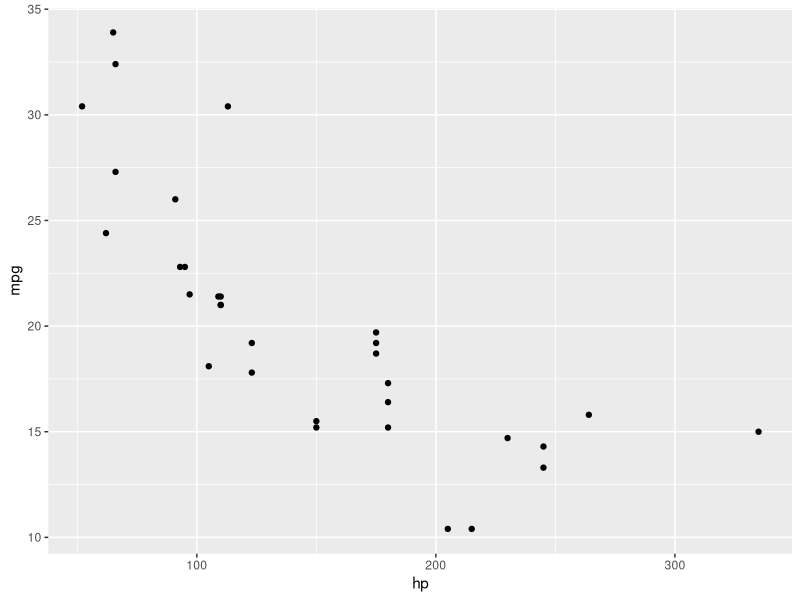
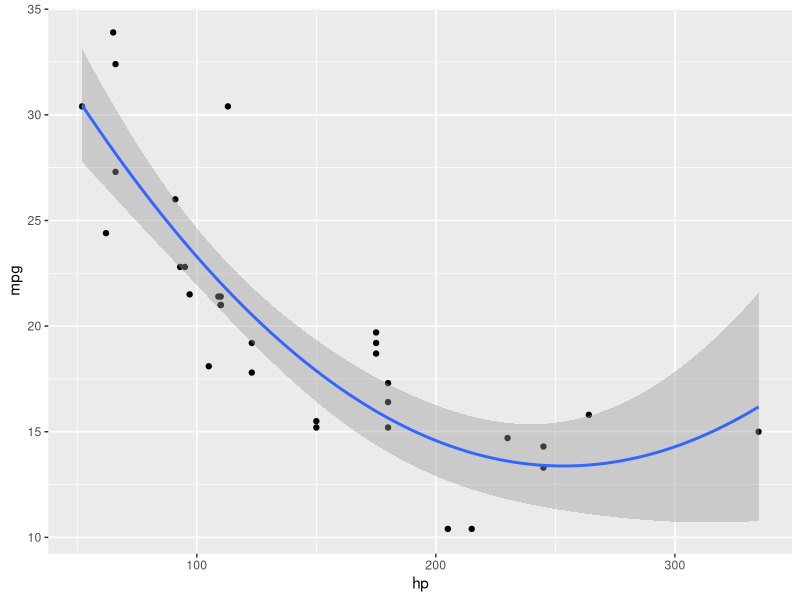

Write R code to recreate these figures, in order.
## ---- chunk 1
head(mtcars)
## ---- chunk 2
library(ggplot2)
## plot base + points
plot.mgp.hp <- ggplot(mtcars, aes(x = hp, y = mpg)) + geom_point()
print(plot.mgp.hp)

## ---- chunk 3

formula <- y ~ poly(x, 2, raw = TRUE)
ggplot(mtcars, aes(x = hp, y = mpg)) +
      geom_point() +
      stat_smooth(method = "lm", formula = formula, size = 1)
## ---- chunk 4
fit.mpg <- lm(mpg ~ poly(hp, 2), data = mtcars)
summary(fit.mpg)
## ---- chunk 5
fitted.mpg <- fit.mpg$fitted.values

fitted.mpg.df <- as.data.frame(cbind(mtcars$hp, fitted.mpg))

min.index <- which.min(fitted.mpg.df$fitted.mpg)
max.index <- which.max(fitted.mpg.df$fitted.mpg)
min.mpg <- fitted.mpg.df[min.index,]
max.mpg <- fitted.mpg.df[max.index,]

print(min.mpg)
print(max.mpg)

